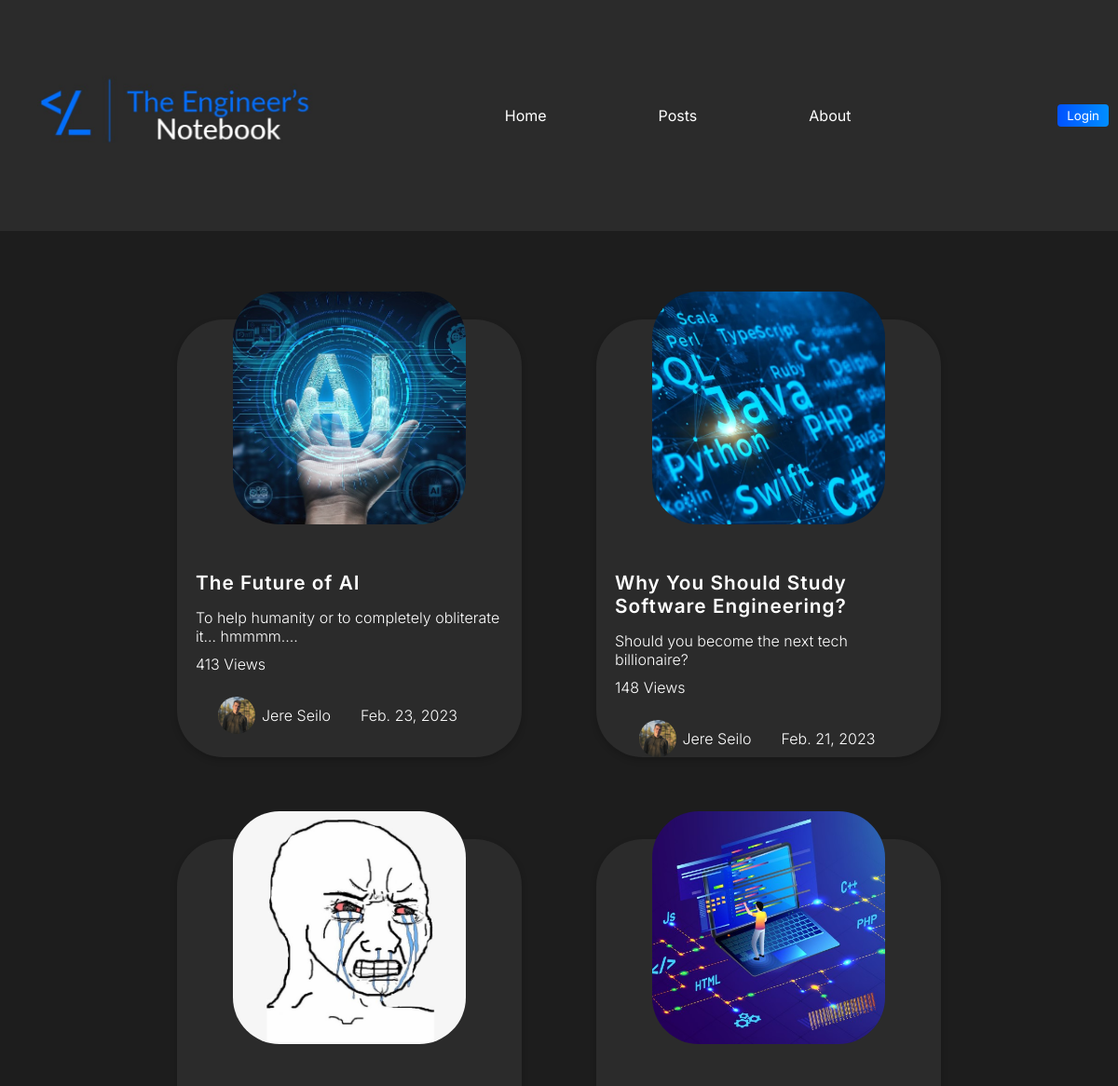
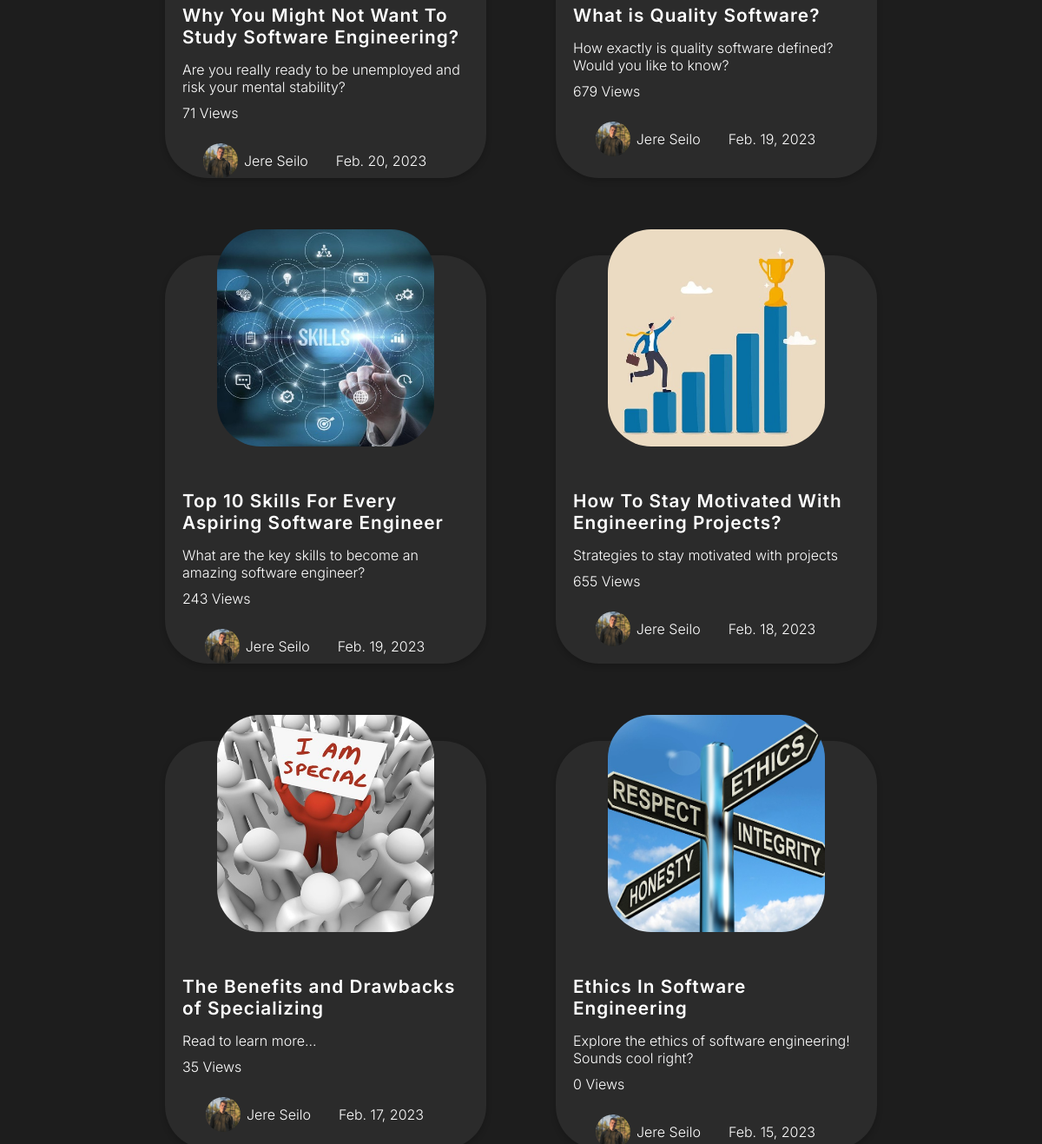
The page /posts on the database its author committed (2 pictures, top to bottom).
### blogapp/models.py (models this page shows, shortened)
class Post(models.Model):
    author = models.ForeignKey("Author", on_delete=models.CASCADE)
    title = models.CharField(max_length=80)
    intro = models.CharField(max_length=100)
    image = models.ImageField(upload_to="images")
    text = models.TextField()
    date = models.DateField(default=date.today())
    views = models.IntegerField(default=0)
    slug = models.SlugField(unique=True)

class Author(models.Model):
    firstname = models.CharField(max_length=50)
    lastname = models.CharField(max_length=50)
    profilepic = models.ImageField(upload_to="images")
    def __str__(self):
        return (f"{self.firstname}  {self.lastname}")

### blogapp/views.py (the view)
# urls.py: path("posts", views.posts, name="posts"),
def posts(request):
    posts = Post.objects.order_by('-date')
    return render(request, "blogapp/posts.html", {"posts":posts})

### blogapp/templates/blogapp/posts.html (shortened to what this page needs)
{% extends 'base.html' %}
{% load static %}
{% block css_url%}{% static 'blogapp/posts.css' %}{% endblock css_url%}
{% block nav_css %}{% static 'nav.css' %}{% endblock nav_css %}
{% block content %}
{% include "nav.html" %}
<div class="main">
    {% for post in posts %}
    <a href="{% url 'postdetail' post.slug %}">
    <div class="smallpost">
        <div class="imagediv"><img class="im" src={{post.image.url}}></div>
       <h3>{{post.title}}</h3>
       <p>{{post.intro}}</p>
    </a>
       <p class="views">{{post.views}} Views</p>
       <div class="written">
            <img id="pp" src={{post.author.profilepic.url}}>
            <p>{{post.author}}</p>
            <p>{{post.date}}</p>
       </div>
    </div>
    {% endfor %}
{% endblock content %}

### blogapp/static/blogapp/posts.css (style rules this page uses)
* { margin: 0; padding: 0; }
.main { height: 90vh; width: 100%; background-color: #1d1d1d; display: flex; flex-wrap: wrap; align-items: center; justify-content: center; overflow: auto; padding-top: 50px; }
.smallpost { padding: 20px; height: 430px; width: 330px; margin: 40px; background-color: #2b2b2b; border-radius: 50px; box-shadow: rgba(0, 0, 0, 0.2) 0px 3px 7px 0px; }
.im { min-width: 250px; min-height: 250px; max-width: 250px; max-height: 250px; border-radius: 20%; }
.imagediv { display: flex; justify-content: center; position: relative; bottom: 50px; }
.smallpost h3 { color: white; font-family: 'Inter', sans-serif; font-weight: 600; font-size: 1.3rem; letter-spacing: 1px; margin-bottom: 15px; }
.smallpost p { color: white; font-family: 'Inter', sans-serif; font-size: 1rem; font-weight: 300; }
.written { display: flex; justify-content: center; top: 0px; margin-top: 25px; margin-bottom: 5px; align-items: center; }
.written p { padding-left: 7px; padding-right: 25px; }
#pp { height: 40px; width: 40px; border-radius: 50%; }
.views { padding-top: 10px; font-size: 0.8rem; }
.smallpost a { text-decoration: none; }

### rows shown on the page
Post: image (picture), title "The Future of AI", intro "To help humanity or to completely obliterate it... hmmmm....", views "413", author.profilepic (picture), author "Jere Seilo", date "Feb. 23, 2023"
Post: image (picture), title "Why You Should Study Software Engineering?", intro "Should you become the next tech billionaire?", views "148", author.profilepic (picture), author "Jere Seilo", date "Feb. 21, 2023"
Post: image (picture), title "Why You Might Not Want To Study Software Engineering?", intro "Are you really ready to be unemployed and risk your mental stability?", views "71", author.profilepic (picture), author "Jere Seilo", date "Feb. 20, 2023"
Post: image (picture), title "What is Quality Software?", intro "How exactly is quality software defined? Would you like to know?", views "679", author.profilepic (picture), author "Jere Seilo", date "Feb. 19, 2023"
Post: image (picture), title "Top 10 Skills For Every Aspiring Software Engineer", intro "What are the key skills to become an amazing software engineer?", views "243", author.profilepic (picture), author "Jere Seilo", date "Feb. 19, 2023"
Post: image (picture), title "How To Stay Motivated With Engineering Projects?", intro "Strategies to stay motivated with projects", views "655", author.profilepic (picture), author "Jere Seilo", date "Feb. 18, 2023"
Post: image (picture), title "The Benefits and Drawbacks of Specializing", intro "Read to learn more...", views "35", author.profilepic (picture), author "Jere Seilo", date "Feb. 17, 2023"
Post: image (picture), title "Ethics In Software Engineering", intro "Explore the ethics of software engineering! Sounds cool right?", views "0", author.profilepic (picture), author "Jere Seilo", date "Feb. 15, 2023"
